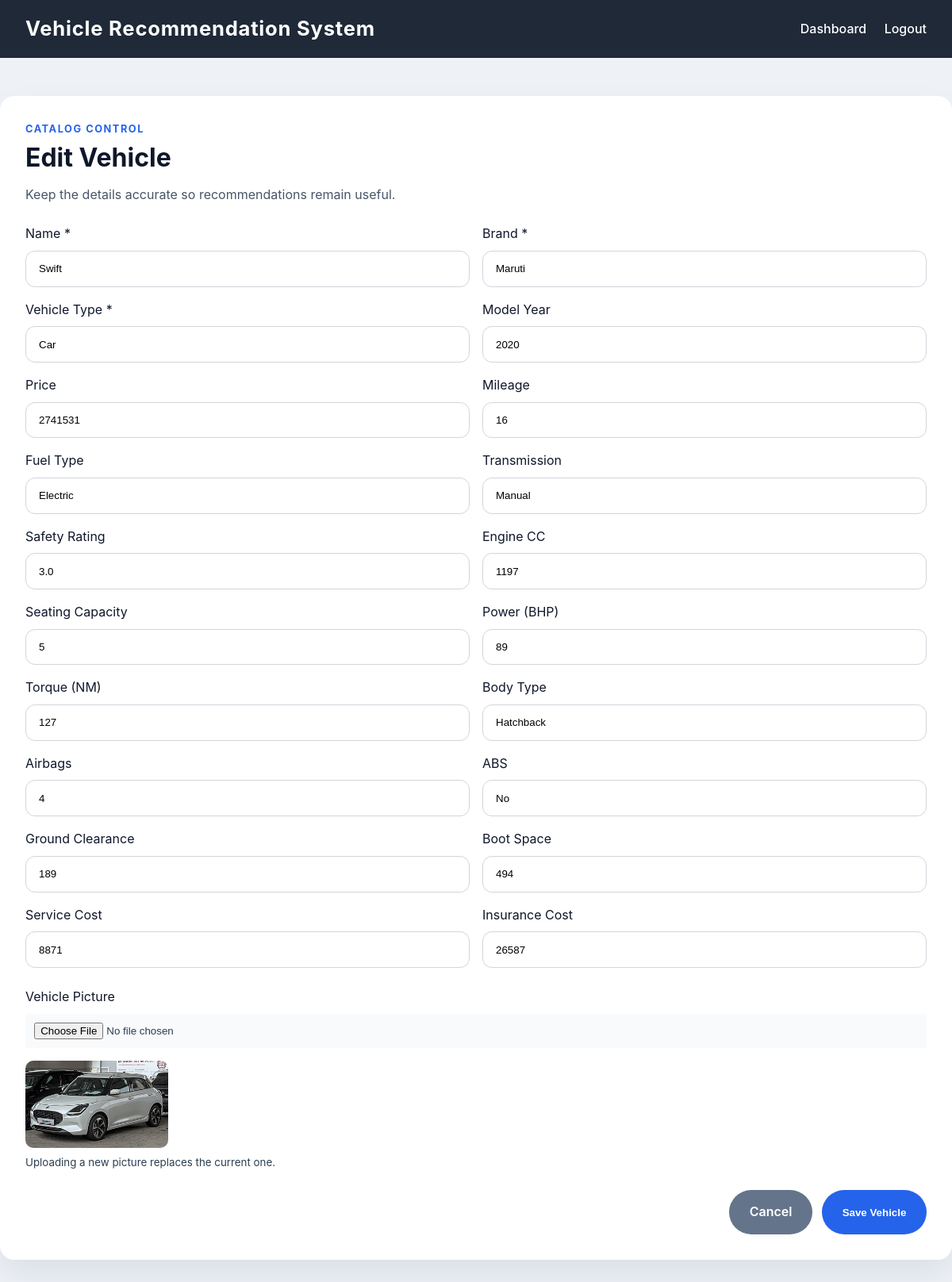
Screenshot of /admin/vehicles/2/edit (signed in) with the database file from the repository.
### tables this page shows
CREATE TABLE vehicles (
            vehicle_id INTEGER PRIMARY KEY AUTOINCREMENT,
            name TEXT NOT NULL,
            brand TEXT NOT NULL,
            type TEXT NOT NULL,
            model_year INTEGER,
            price INTEGER,
            mileage INTEGER,
            fuel_type TEXT,
            transmission TEXT,
            safety_rating REAL,
            engine_cc INTEGER,
            seating_capacity INTEGER,
            power_bhp INTEGER,
            torque_nm INTEGER,
            body_type TEXT,
            airbags INTEGER,
            abs TEXT,
            ground_clearance INTEGER,
            boot_space INTEGER,
            service_cost INTEGER,
            insurance_cost INTEGER
        , image_path TEXT);

### app.py (the view, shortened to what this page needs)
@app.route('/admin/vehicles/<int:vehicle_id>/edit', methods=['GET', 'POST'])
@admin_required
def edit_vehicle(vehicle_id):
    conn = get_db_connection()
    vehicle = conn.execute('SELECT * FROM vehicles WHERE vehicle_id = ?', (vehicle_id,)).fetchone()
    if vehicle is None:
        conn.close()
        flash('Vehicle not found')
        return redirect(url_for('admin_dashboard'))
    conn.close()
    return render_template('vehicle_form.html', vehicle=vehicle, fields=VEHICLE_FIELDS, title='Edit Vehicle')

### app.py (called while the page is built)
def vehicle_image_url(image_path):
    if not image_path:
        return None
    if image_path.startswith(('http://', 'https://')):
        return image_path
    return url_for('static', filename=image_path)

def get_db_connection():
    conn = sqlite3.connect(DATABASE)
    conn.row_factory = sqlite3.Row
    return conn

def admin_required(view):
    @wraps(view)
    def wrapped_view(*args, **kwargs):
        if not session.get('is_admin'):
            return redirect(url_for('admin_login', next=request.path))
        return view(*args, **kwargs)
    return wrapped_view

### templates/vehicle_form.html (shortened to what this page needs)
<!DOCTYPE html>
<html lang="en">
<head>
    <link rel="stylesheet" href="{{ url_for('static', filename='css/style.css') }}">
</head>
<body>
    <nav><div class="navbar"><h1>Vehicle Recommendation System</h1><ul><li><a href="{{ url_for('admin_dashboard') }}">Dashboard</a></li><li><a href="{{ url_for('admin_logout') }}">Logout</a></li></ul></div></nav>
    <main><section class="admin-page"><div class="container form-container">
        <div class="section-header"><p class="eyebrow">Catalog control</p><h2>{{ title }}</h2><p>Keep the details accurate so recommendations remain useful.</p></div>
        <form method="POST" enctype="multipart/form-data" class="vehicle-form"><div class="form-grid">
            {% for field, label, input_type, required in fields %}<div class="form-group"><label for="{{ field }}">{{ label }}{% if required %} *{% endif %}</label><input type="{{ input_type }}" id="{{ field }}" name="{{ field }}" value="{{ vehicle[field] if vehicle[field] is defined and vehicle[field] is not none else '' }}"{% if input_type == 'number' and field == 'safety_rating' %} step="0.1"{% endif %}{% if required %} required{% endif %}></div>{% endfor %}
        </div><div class="image-upload form-group"><label for="image">Vehicle Picture</label><input type="file" id="image" name="image" accept=".jpg,.jpeg,.png,.webp,.gif">{% if vehicle['image_path'] is defined and vehicle['image_path'] %}<img class="form-image-preview" src="{{ vehicle_image_url(vehicle['image_path']) }}" alt="Current vehicle picture"><small>Uploading a new picture replaces the current one.</small>{% endif %}</div><div class="form-actions"><a class="btn btn-muted" href="{{ url_for('admin_dashboard') }}">Cancel</a><button type="submit" class="btn btn-primary">Save Vehicle</button></div></form>
    </div></section></main>
</body>
</html>

### static/css/style.css (style rules this page uses)
* { margin: 0; padding: 0; box-sizing: border-box; }
body { font-family: 'Inter', Arial, sans-serif; background-color: #eef2f7; color: #2c3e50; line-height: 1.6; }
a { color: inherit; }
.navbar { background-color: #1f2937; color: white; padding: 1rem 2rem; display: flex; justify-content: space-between; align-items: center; flex-wrap: wrap; }
.navbar h1 { font-size: 1.6rem; letter-spacing: 0.03em; }
.navbar ul { list-style: none; display: flex; gap: 1.4rem; flex-wrap: wrap; }
.navbar a { color: white; text-decoration: none; font-weight: 500; transition: color 0.3s ease; }
.form-grid { display: grid; grid-template-columns: repeat(2, minmax(0, 1fr)); gap: 1rem; }
.form-group { display: flex; flex-direction: column; gap: 0.5rem; }
.form-group label, .section-header h2, .section-header p, .filter-summary div, .auth-container h2, .auth-container p { color: #0f172a; }
input[type="number"], input[type="text"], input[type="email"], input[type="password"], select { padding: 0.9rem 1rem; border: 1px solid #d1d5db; border-radius: 12px; transition: border-color 0.2s ease; }
button, .btn { padding: 0.95rem 1.6rem; background-color: #2563eb; color: white; border: none; border-radius: 9999px; cursor: pointer; font-weight: 600; transition: background-color 0.25s ease, transform 0.25s ease; }
.container { max-width: 1200px; margin: 2rem auto; padding: 0 1rem; }
.section-header { margin-bottom: 1.5rem; }
.section-header h2 { font-size: 2rem; margin-bottom: 0.5rem; }
.section-header p { color: #475569; }
.image-upload { margin-top: 1.5rem; }
.image-upload input[type="file"] { padding: 0.7rem; background: #f8fafc; }
.form-image-preview { width: 180px; height: 110px; object-fit: cover; border-radius: 10px; margin-top: 0.5rem; }
.admin-page { padding: 1rem 0; }
.admin-header h2, .form-container h2 { color: #0f172a; font-size: 2rem; }
.admin-header p, .form-container .section-header p { color: #475569; }
.eyebrow { color: #2563eb !important; font-size: 0.8rem; font-weight: 700; letter-spacing: 0.12em; text-transform: uppercase; }
.btn-muted { background: #64748b; text-decoration: none; }
.form-container { background: white; border-radius: 18px; box-shadow: 0 20px 40px rgba(15, 23, 42, 0.08); padding: 2rem; }
.vehicle-form { margin-top: 1.5rem; }
.form-actions { display: flex; justify-content: flex-end; gap: 0.75rem; margin-top: 1.5rem; }

### rows the page displays
vehicles: name "Swift" "Maruti" "Car" "2020" "2741531" "16" "Electric" "Manual" "3.0" "1197" "5" "89" "127" "Hatchback" "4" "No" "189" "494" "8871" "26587", image_path (picture)

### other values shown
{{ title }} "Edit Vehicle"
{{ label }} "Name" "Brand" "Vehicle Type" "Model Year" "Price" "Mileage" "Fuel Type" "Transmission" "Safety Rating" "Engine CC" "Seating Capacity" "Power (BHP)" "Torque (NM)" "Body Type" "Airbags" "ABS" "Ground Clearance" "Boot Space" "Service Cost" "Insurance Cost"
